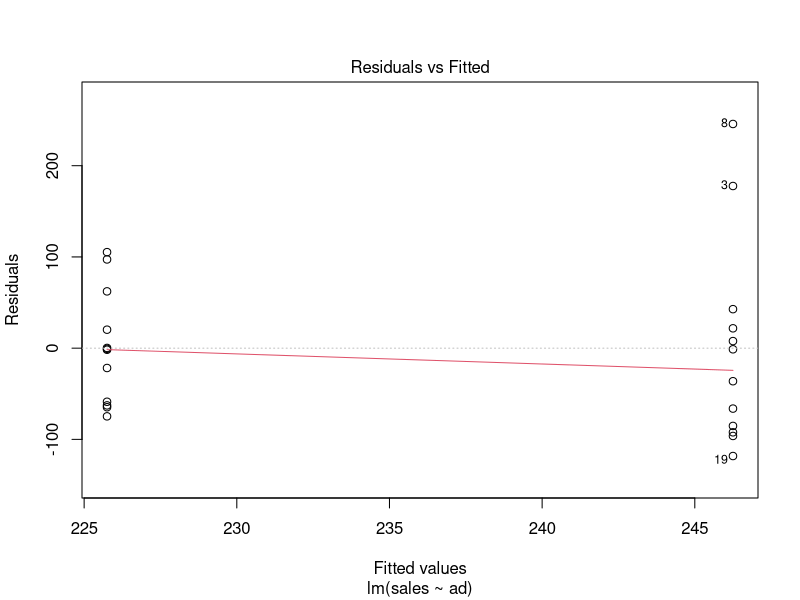
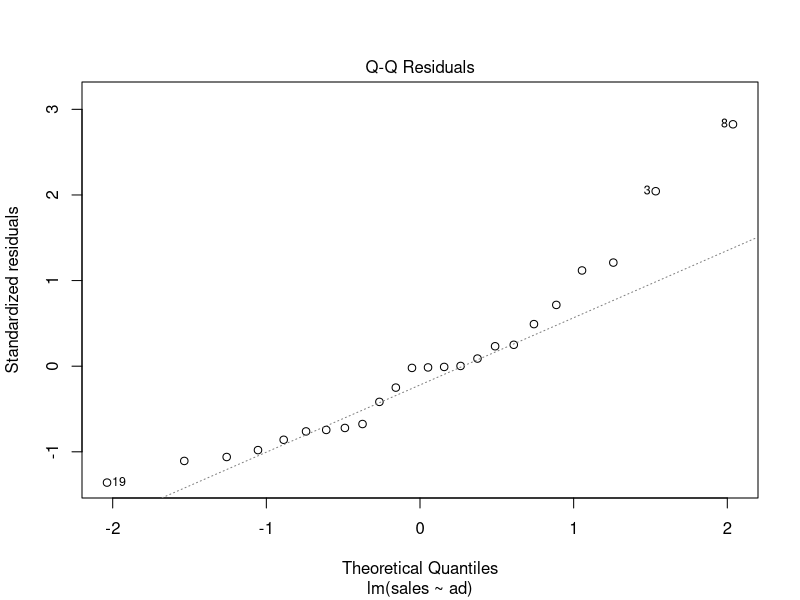
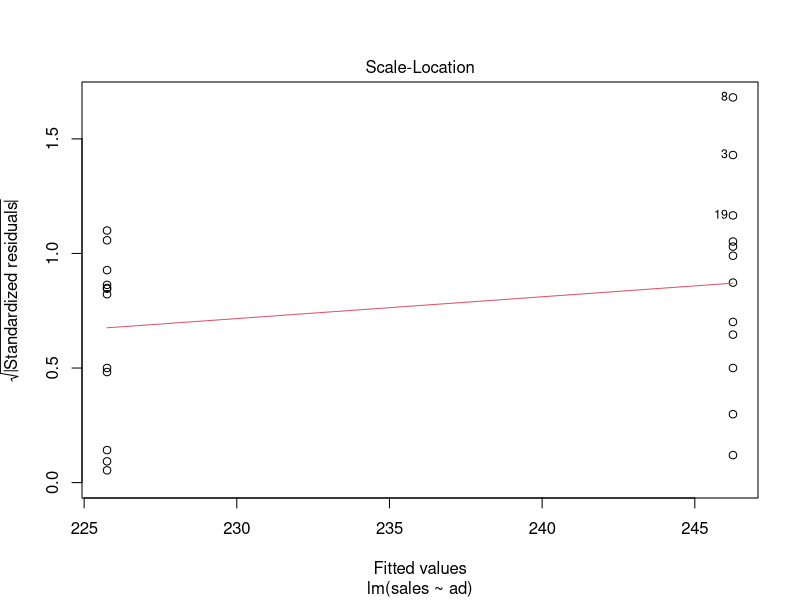

R code for these plots, in order:
newfood = data.frame(
sales=c(225,323,424,268,224,331,254,492,167,226,210,289,204,288,245,161,161,
246,128,154,163,151,180,150),
price=c(24,24,24,24,24,24,24,24,29,29,29,29,29,29,29,29,34,34,34,34,34,34,34,34),
ad=c(0,0,1,1,0,0,1,1,0,0,1,1,0,0,1,1,0,0,1,1,0,0,1,1),
loc=c(0,0,0,0,1,1,1,1,0,0,0,0,1,1,1,1,0,0,0,0,1,1,1,1),
income=c(7.3,8.3,6.9,6.5,7.3,8.3,6.9,6.5,6.5,8.4,6.5,6.2,6.5,8.4,6.5,6.2,
7.2,8.1,6.6,6.1,7.2,8.1,6.6,6.1),
volume=c(34,41,32,28,34,41,23,37,33,39,30,27,37,43,30,19,32,42,29,24,32,36,29,24),
city=c(3,4,1,2,3,4,1,2,3,4,1,2,3,4,1,2,3,4,1,2,3,4,1,2))


# newfood
# newfood[1:4,1:6]

attach(newfood)

fit = lm(sales ~ ad)
summary(fit)
# abline(fit)
plot(fit)


deviance(lm(sales~1, newfood))
deviance(lm(sales~ad, newfood))
deviance(lm(sales~ad+volume, newfood))
deviance(lm(sales~volume, newfood))

fit2 = lm(sales ~ volume+ad)

anova(fit2)
drop1(fit2)